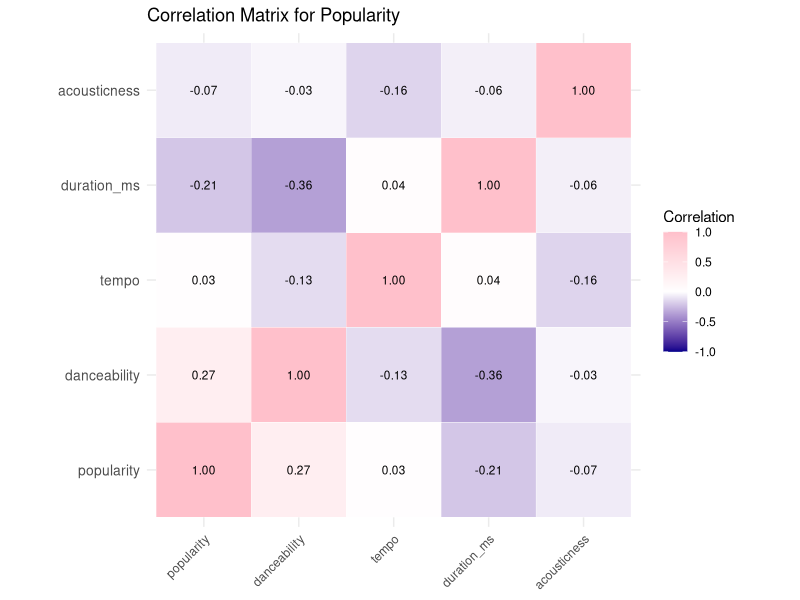
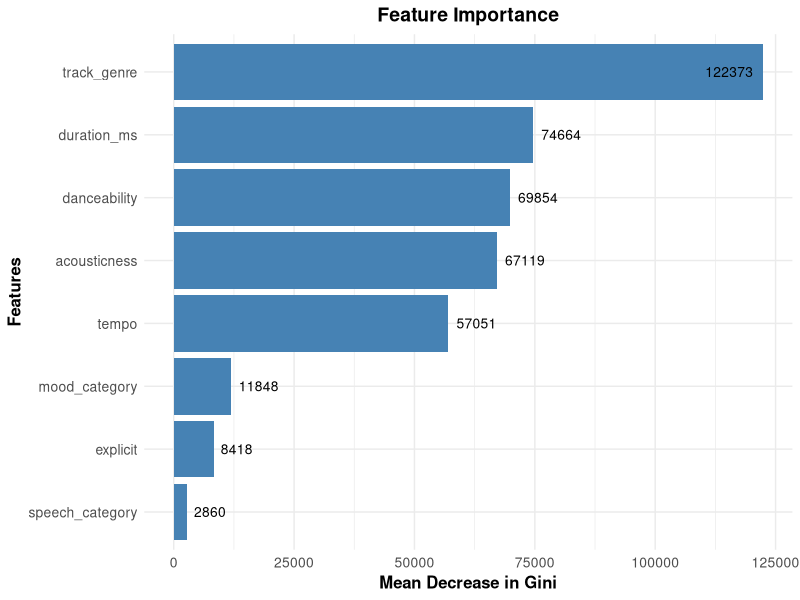
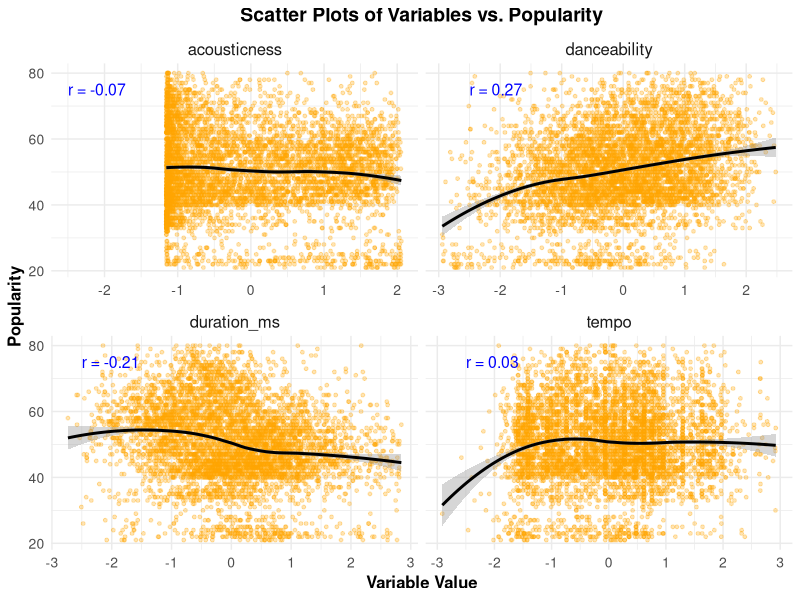
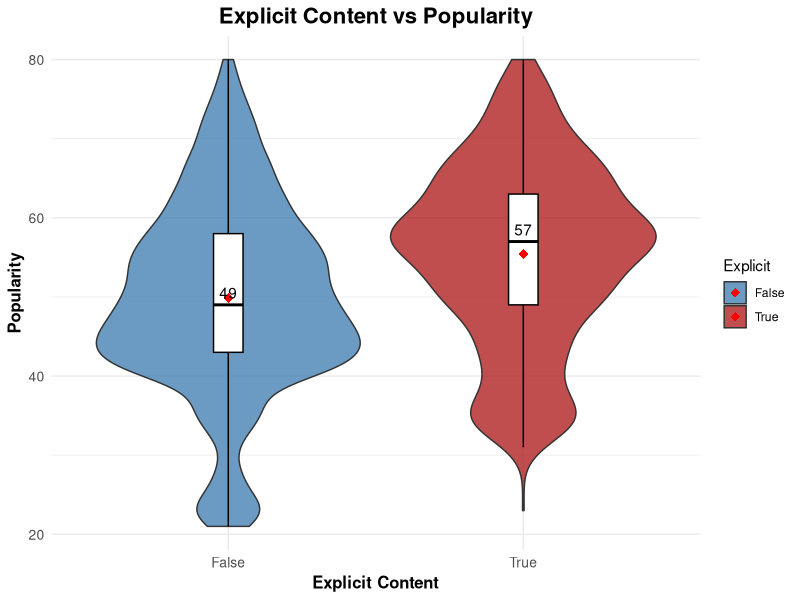
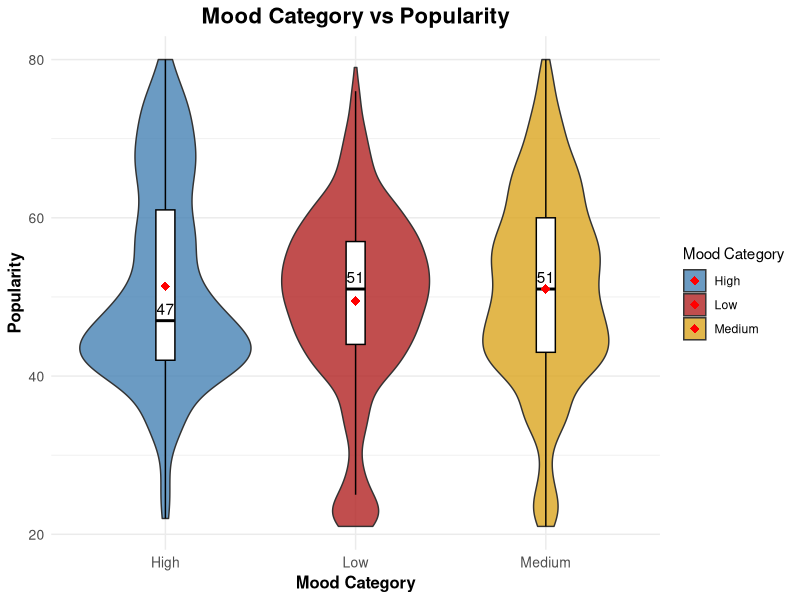
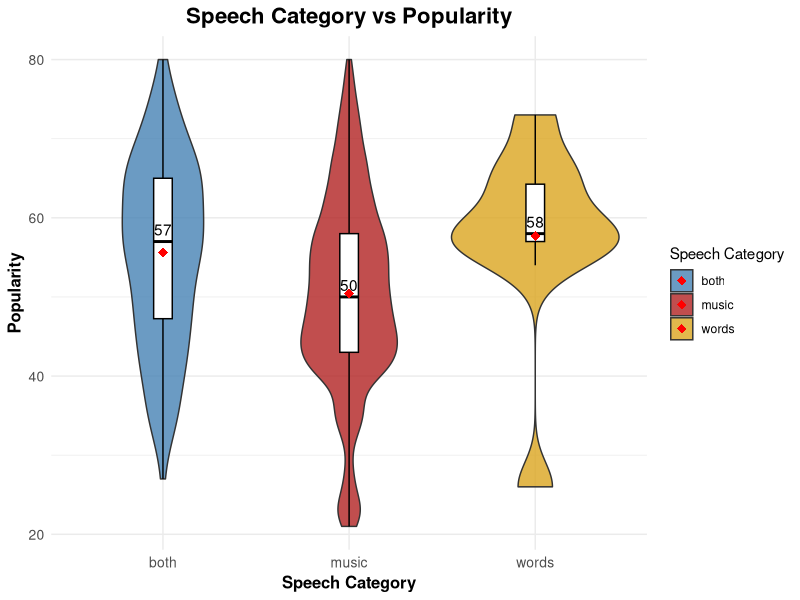

Reproduce these figures in R, in order.
getwd()
setwd('/Users/a88698/Desktop/INF4000 Data visualization/report')

dataset <- read.csv("thefinaldataset.csv")
library(tidyverse)

# Ensure 'popularity' is numeric
dataset$popularity <- as.numeric(dataset$popularity)
# Select only numeric variables
numeric_data <- dataset %>%
  select_if(is.numeric)
melted_data <- numeric_data %>%
  pivot_longer(cols = everything(), names_to = "variable", values_to = "value")

# Load necessary libraries
library(reshape2)
library(ggplot2)
# Compute correlation matrix
cor_matrix <- cor(numeric_data, use = "complete.obs")
# Melt the correlation matrix
cor_long <- melt(cor_matrix)

# Create the correlation heatmap with annotations
ggplot(cor_long, aes(Var1, Var2, fill = value)) +
  geom_tile(color = "white") +  # Add white gridlines
  geom_text(aes(label = sprintf("%.2f", value)), size = 3) +  # Add correlation values
  scale_fill_gradient2(low = "darkblue", high = "pink", mid = "white",
                       midpoint = 0, limit = c(-1, 1), space = "Lab",
                       name = "Correlation") +
  theme_minimal() +  # Use minimal theme for clarity
  labs(title = "Correlation Matrix for Popularity",
       x = NULL, y = NULL) +  # Remove axis labels for a cleaner look
  theme(axis.text.x = element_text(angle = 45, vjust = 1, hjust = 1),
        axis.text.y = element_text(size = 10)) +
  coord_fixed()  # Ensure cells are square

#random forest for feature importance
set.seed(123)
library(caTools)
split <- sample.split(dataset$popularity, SplitRatio = 0.7)
train <- subset(dataset, split == TRUE)
test <- subset(dataset, split == FALSE)

install.packages("randomForest", type = "binary")
library(randomForest)
str(train$popularity)
# Fit the model
rf_model <- randomForest(popularity ~ ., data = train, importance = TRUE)
# View feature importance
importance <- importance(rf_model)
print(importance)

library(ggplot2)
# Extract feature importance as a data frame
importance_df <- as.data.frame(importance(rf_model))
importance_df$Feature <- rownames(importance_df)
colnames(importance_df) <- c("MeanDecreaseAccuracy", "MeanDecreaseGini")
importance_df$Feature <- rownames(importance_df)
# Plot the feature importance
# Select only numeric columns from the dataset
numeric_columns <- sapply(dataset, is.numeric)
numeric_data <- dataset[, numeric_columns]

# Create the bar chart
ggplot(importance_df, aes(x = reorder(Feature, MeanDecreaseGini), y = MeanDecreaseGini)) +
  geom_bar(stat = "identity", fill = "steelblue") +
  geom_text(aes(label = round(MeanDecreaseGini, 0), 
                hjust = ifelse(MeanDecreaseGini > 120000, 1.2, -0.2)), # Adjust horizontal position based on value
            size = 3.5, # Adjust text size
            color = "black") + # Text color
  coord_flip() +
  labs(
    title = "Feature Importance",
    x = "Features",
    y = "Mean Decrease in Gini"
  ) +
  theme_minimal() +
  theme(
    plot.title = element_text(size = 14, face = "bold", hjust = 0.5), # Center-align and bold title
    axis.title = element_text(size = 12, face = "bold"), # Style axis titles
    axis.text = element_text(size = 10) # Style axis labels
  )


#Adjust: Create scatter plots with facets
# Pivot dataset into a long format for faceting
long_data <- dataset %>%
  pivot_longer(cols = c(danceability, tempo, duration_ms, acousticness),
               names_to = "Variable",
               values_to = "Value")

# Calculate correlation coefficients for each variable
correlations <- long_data %>%
  group_by(Variable) %>%
  summarize(correlation = cor(Value, popularity, use = "complete.obs")) %>%
  mutate(correlation_label = paste0("r = ", round(correlation, 2))) # Create labels
print(correlations)
# Create scatter plots with facets and correlation annotations
ggplot(long_data, aes(x = Value, y = popularity)) +
  geom_point(alpha = 0.3, size = 1, color = "orange") + # Adjust transparency and point size
  geom_smooth(method = "loess", color = "black", size = 1) + # Add trend lines
  facet_wrap(~ Variable, scales = "free_x") + # Create facets
  geom_text(
    data = correlations,
    aes(x = -2.5, y = 75, label = correlation_label), # Adjust position of labels
    inherit.aes = FALSE, # Prevent mapping conflicts
    color = "blue", size = 4, hjust = 0
  ) +
  labs(
    title = "Scatter Plots of Variables vs. Popularity",
    x = "Variable Value",
    y = "Popularity"
  ) +
  theme_minimal() +
  theme(
    plot.title = element_text(size = 14, face = "bold", hjust = 0.5),
    strip.text = element_text(size = 12), # Style facet titles
    axis.title = element_text(size = 12, face = "bold"), # Style axis titles
    axis.text = element_text(size = 10) # Style axis text
  )


set.seed(123)
cluster_result <- kmeans(numeric_data, centers = 4)  # Adjust 'centers' for the number of clusters
dataset$cluster <- as.factor(cluster_result$cluster)

# violin plot:Explicit Content vs Popularity
ggplot(dataset, aes(x = explicit, y = popularity, fill = explicit)) +
  geom_violin(trim = TRUE, alpha = 0.8) +  # Adjust transparency for better layering
  geom_boxplot(width = 0.1, fill = "white", outlier.shape = NA, color = "black") +  # Add a boxplot inside for summaries
  stat_summary(fun = "mean", geom = "point", shape = 18, size = 3, color = "red") +  # Add mean points
  stat_summary(fun = "median", geom = "text", aes(label = round(..y.., 1)), vjust = -0.5, color = "black") + # Add median value as text
  labs(
    title = "Explicit Content vs Popularity",
    x = "Explicit Content",
    y = "Popularity",
    fill = "Explicit"
  ) +
  scale_fill_manual(values = c("steelblue", "firebrick")) +  # Customize fill colors
  theme_minimal() +
  theme(
    legend.position = "right",  # Adjust legend position
    plot.title = element_text(size = 16, face = "bold", hjust = 0.5),  # Center-align and style title
    axis.title = element_text(size = 12, face = "bold"),  # Style axis titles
    axis.text = element_text(size = 10)  # Style axis labels
  )

# violin plot:Mood category vs Popularity
ggplot(dataset, aes(x = mood_category, y = popularity, fill = mood_category)) +
  geom_violin(trim = TRUE, alpha = 0.8) +  # Adjust transparency for better layering
  geom_boxplot(width = 0.1, fill = "white", outlier.shape = NA, color = "black") +  # Add a boxplot
  stat_summary(fun = "mean", geom = "point", shape = 18, size = 3, color = "red") +  # Add mean points
  stat_summary(fun = "median", geom = "text", aes(label = round(..y.., 1)), vjust = -0.5, color = "black") + # Add median value as text
  labs(
    title = "Mood Category vs Popularity",
    x = "Mood Category",
    y = "Popularity",
    fill = "Mood Category"
  ) +
  scale_fill_manual(
    values = c("steelblue", "firebrick", "goldenrod")  # Customize fill colors for all mood categories
  ) +
  theme_minimal() +
  theme(
    legend.position = "right",  # Adjust legend position
    plot.title = element_text(size = 16, face = "bold", hjust = 0.5),  # Center-align and style title
    axis.title = element_text(size = 12, face = "bold"),  # Style axis titles
    axis.text = element_text(size = 10)  # Style axis labels
  )
# violin plot:Speech category vs Popularity
ggplot(dataset, aes(x = speech_category, y = popularity, fill = speech_category)) +
  geom_violin(trim = TRUE, alpha = 0.8) +  # Adjust transparency for better layering
  geom_boxplot(width = 0.1, fill = "white", outlier.shape = NA, color = "black") +  # Add a boxplot
  stat_summary(fun = "mean", geom = "point", shape = 18, size = 3, color = "red") +  # Add mean points
  stat_summary(fun = "median", geom = "text", aes(label = round(..y.., 1)), vjust = -0.5, color = "black") + # Add median value as text
  labs(
    title = "Speech Category vs Popularity",
    x = "Speech Category",
    y = "Popularity",
    fill = "Speech Category"
  ) +
  scale_fill_manual(
    values = c("steelblue", "firebrick", "goldenrod")  # Customize fill colors for all mood categories
  ) +
  theme_minimal() +
  theme(
    legend.position = "right",  # Adjust legend position
    plot.title = element_text(size = 16, face = "bold", hjust = 0.5),  # Center-align and style title
    axis.title = element_text(size = 12, face = "bold"),  # Style axis titles
    axis.text = element_text(size = 10)  # Style axis labels
  )
